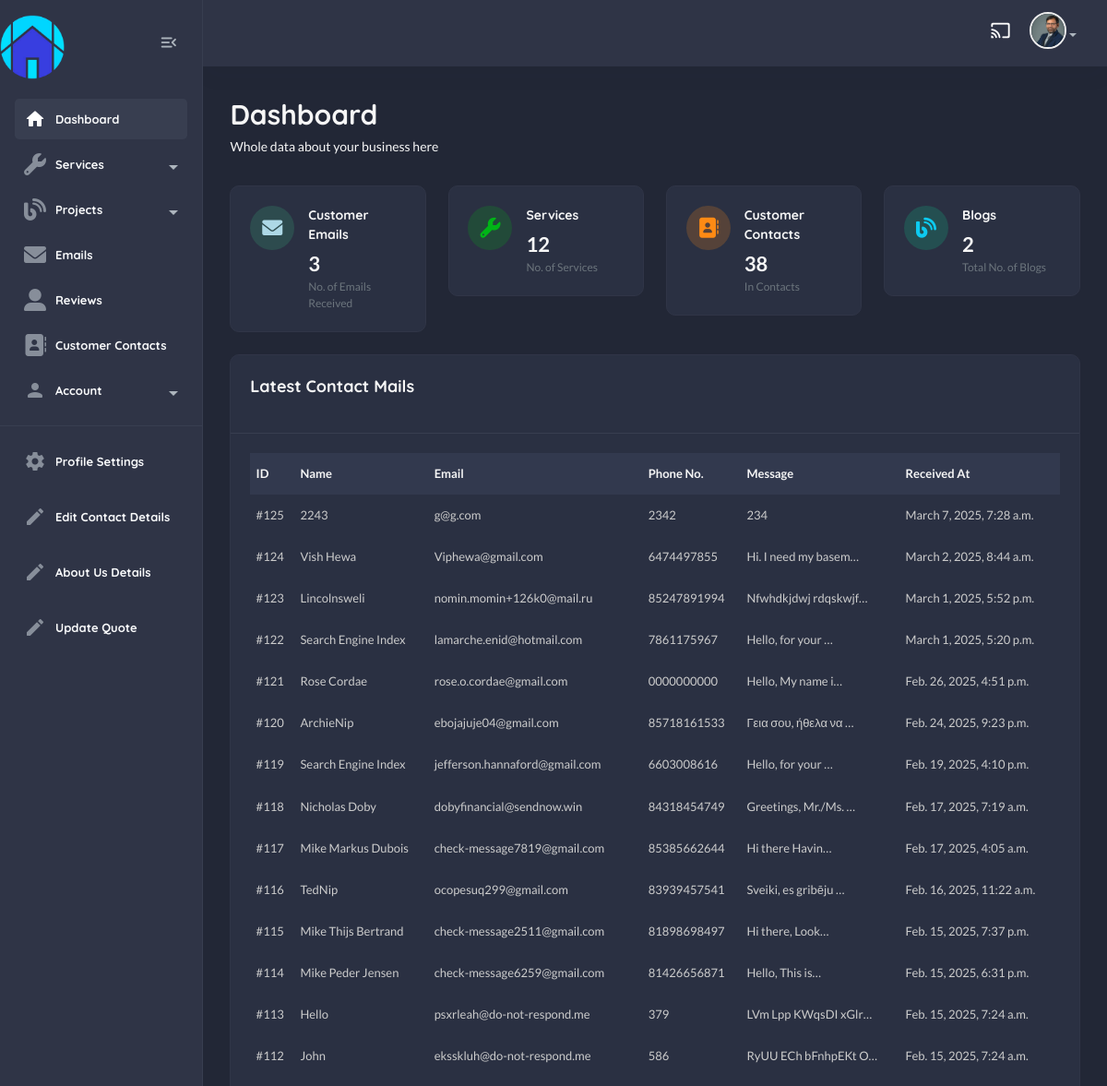
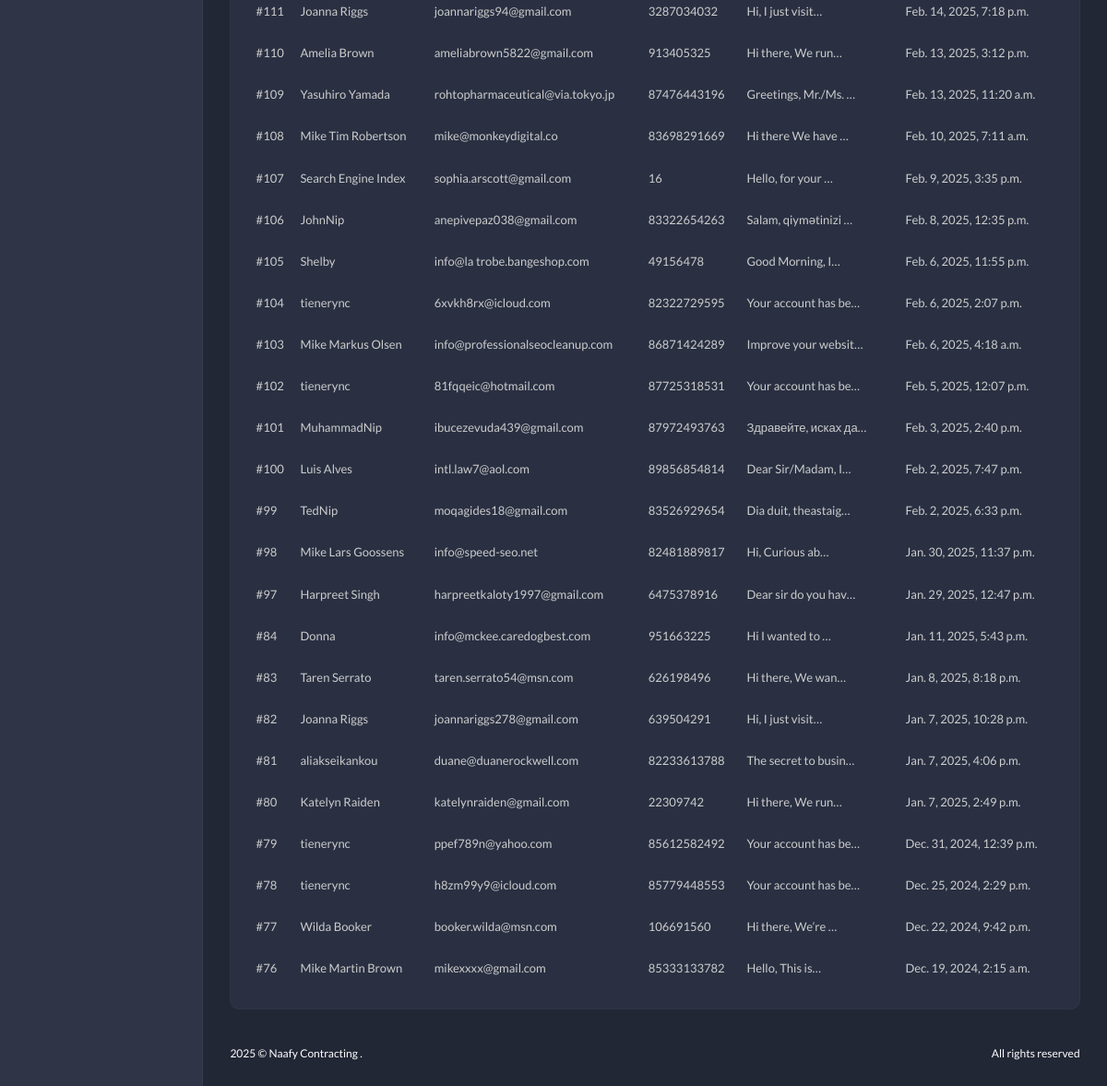
The page /useradmin/ (signed in) on the database its author committed (2 pictures, top to bottom).
### useradmin/models.py (models this page shows, shortened)
class Profile(models.Model):
    user = models.OneToOneField(User, on_delete=models.CASCADE)
    first_name = models.CharField(max_length=255, blank=True, null=True)
    last_name = models.CharField(max_length=255, blank=True, null=True)
    email = models.EmailField(max_length=255, blank=True, null=True)
    bio = models.TextField(default="This is My Bio!")
    address = models.CharField(max_length=255, blank=True, null=True)
    profile_image = models.ImageField(upload_to='profile_images/', blank=True, null=True)
    last_updated = models.DateTimeField(auto_now=True)

### contact/models.py (models this page shows, shortened)
class Contact(models.Model):
    name = models.CharField(max_length=100)
    email = models.EmailField(unique=True)
    phone_no = models.CharField(max_length=20, default="+123 456 7890")
    message = models.TextField()
    submitted_at = models.DateTimeField(auto_now_add=True)
    responded = models.BooleanField(default=False)

### useradmin/views.py (the view)
# urls.py: path("", views.dashboard_view, name="dashboard"),
@login_required
def dashboard_view(request):
    contacts = Contact.objects.all().order_by("-id")
    emails = Email.objects.all()
    services = Service.objects.all()
    blogs = Blog.objects.all()
    context = {
        "contacts" : contacts,
        "emails" : emails,
        "services" : services,
        "blogs" : blogs,
    }
    return render(request, "useradmin/dashboard.html", context)

### home/context_processors.py (called while the page is built)
def default(request):
    contact_details = ContactDetails.objects.first()
    return {
        "contact_details" : contact_details,
    }

### templates/useradmin/dashboard.html (shortened to what this page needs)
{% extends "useradmin/base.html" %}
    {% load static %}
        {% block content %}
            <section class="content-main">
                <div class="content-header">
                    <div>
                        <h2 class="content-title card-title">Dashboard</h2>
                        <p>Whole data about your business here</p>
                    </div>
                </div>
                <div class="row">
                    <div class="col-lg-3">
                        <div class="card card-body mb-4">
                            <article class="icontext">
                                <span class="icon icon-sm rounded-circle bg-primary-light"><i class="text-primary fas fa-envelope"></i></span>
                                <div class="text">
                                    <h6 class="mb-1 card-title">Customer Emails</h6>
                                    <span>{{emails.count}}</span>
                                    <span class="text-sm"> No. of Emails Received </span>
                                </div>
                            </article>
                        </div>
                    </div>
                    <div class="col-lg-3">
                        <div class="card card-body mb-4">
                            <article class="icontext">
                                <span class="icon icon-sm rounded-circle bg-success-light"><i class="text-success fas fa-wrench"></i></span>
                                <div class="text">
                                    <h6 class="mb-1 card-title">Services</h6>
                                    <span>{{services.count}}</span>
                                    <span class="text-sm"> No. of Services </span>
                                </div>
                            </article>
                        </div>
                    </div>
                    <div class="col-lg-3">
                        <div class="card card-body mb-4">
                            <article class="icontext">
                                <span class="icon icon-sm rounded-circle bg-warning-light"><i class="text-warning fas fa-address-book"></i></span>
                                <div class="text">
                                    <h6 class="mb-1 card-title">Customer Contacts</h6>
                                    <span>{{contacts.count}}</span>
                                    <span class="text-sm"> In {{categories.count}} Contacts </span>
                                </div>
                            </article>
                        </div>
                    </div>
                    <div class="col-lg-3">
                        <div class="card card-body mb-4">
                            <article class="icontext">
                                <span class="icon icon-sm rounded-circle bg-info-light"><i class="text-info fas fa-blog"></i></span>
                                <div class="text">
                                    <h6 class="mb-1 card-title">Blogs</h6>
                                    <span>{{blogs.count}}</span>
                                    <span class="text-sm"> Total No. of Blogs </span>
                                </div>
                            </article>
                        </div>
                    </div>
                </div>
                <div class="card mb-4">
                    <header class="card-header">
                        <h4 class="card-title">Latest Contact Mails</h4>
                    </header>
                    <div class="card-body">
                        <div class="table-responsive">
                            <div class="table-responsive">
                                <table class="table align-middle table-nowrap mb-0">
                                    <thead class="table-light">
                                        <tr>
                                            <th class="align-middle" scope="col">ID</th>
                                            <th class="align-middle" scope="col">Name</th>
                                            <th class="align-middle" scope="col">Email</th>
                                            <th class="align-middle" scope="col">Phone No.</th>
                                            <th class="align-middle" scope="col">Message</th>
                                            <th class="align-middle" scope="col">Received At</th>
                                        </tr>
                                    </thead>
                                    <tbody>
                                        {% for c in contacts %}
                                            <tr>
                                                <td><aclass="fw-bold">#{{c.id}}</aclass=></td>
                                                <td>{{c.name}}</td>
                                                <td>{{c.email}}</td>
                                                <td>{{c.phone_no}}</td>
                                                <td>{{c.message|truncatechars:20}}</td>
                                                <td>{{c.submitted_at}}</td>
                                            </tr>
                                        {% endfor %}
                                    </tbody>
                                </table>
                            </div>
                        </div>
                    </div>
                </div>
            </section>
        {% endblock content%}

### templates/useradmin/base.html (shortened to what this page needs)
{% load static %}
<!DOCTYPE html>
<html lang="en">
    <head>
        <link href="{% static 'assets1/css/main.css' %}" rel="stylesheet" type="text/css" />
        <link rel="stylesheet" href="https://use.fontawesome.com/releases/v5.15.4/css/all.css">
        <link rel="stylesheet" href="{% static 'css/custom.css' %}" type="text/css">
        <link rel="stylesheet" href="https://cdnjs.cloudflare.com/ajax/libs/font-awesome/6.0.0/css/all.min.css">
    </head>
    <body class="dark">
        <aside class="navbar-aside" id="offcanvas_aside">
            <div class="d-flex justify-content-center align-items-center">
                <a href="{% url 'home:home' %}" target="_blank" class="brand-wrap">
                    <img src="{% static 'img/logo.png' %}" class="logo mr-100 mt-3" width="70px" alt="Naafy Dashboard" />
                </a>
                <div class="mx-3">
                    <button class="btn btn-icon btn-aside-minimize">
                        <i class="text-muted material-icons md-menu_open"></i>
                    </button>
                </div>
            </div>
            <nav>
                <ul class="menu-aside">
                    <li class="menu-item {% url 'useradmin:dashboard' as dashboard_url %} {% if request.path == dashboard_url %}active{% endif %}">
                        <a class="menu-link" href="{% url 'useradmin:dashboard' %}">
                            <i class="icon material-icons md-home"></i>
                            <span class="text">Dashboard</span>
                        </a>
                    </li>
                    <li class="menu-item has-submenu">
                        <a class="menu-link" href="#">
                            <i class="icon fas fa-wrench"></i>
                            <span class="text">Services</span>
                        </a>
                    </li>
                    <li class="menu-item has-submenu">
                        <a class="menu-link" href="#">
                            <i class="icon fas fa-blog"></i>
                            <span class="text">Projects</span>
                        </a>
                    </li>
                    <li class="menu-item {% url 'useradmin:email-list' as email_list_url %} {% if request.path == email_list_url %}active{% endif %}">
                        <a class="menu-link" href="{% url 'useradmin:email-list' %}">
                            <i class="icon fas fa-envelope"></i>
                            <span class="text">Emails</span>
                        </a>
                    </li>
                    <li class="menu-item {% url 'useradmin:reviews-list' as reviews_list_url %} {% if request.path == reviews_list_url %}active{% endif %}">
                        <a class="menu-link" href="{% url 'useradmin:reviews-list' %}">
                            <i class="icon fas fa-user-alt"></i>
                            <span class="text">Reviews</span>
                        </a>
                    </li>
                    <li class="menu-item {% url 'useradmin:contact-list' as contact_list_url %} {% if request.path == contact_list_url %}active{% endif %}">
                        <a class="menu-link" href="{% url 'useradmin:contact-list' %}">
                            <i class="icon fas fa-address-book"></i>
                            <span class="text">Customer Contacts</span>
                        </a>
                    </li>
                        <li class="menu-item has-submenu">
                            <a class="menu-link">
                                <i class="icon material-icons md-person"></i>
                                <span class="text">Account</span>
                            </a>
                </ul>
                <hr />
                <ul class="menu-aside">
                    <li class="menu-item">
                        <a class="menu-link" href="{% url "useradmin:profile" %}">
                            <i class="icon material-icons md-settings"></i>
                            <span class="text">Profile Settings</span>
                        </a>
                    </li>
                </ul>
                <ul class="menu-aside">
                    <li class="menu-item">
                        <a class="menu-link" href="{% url "useradmin:contact-details" %}">
                            <i class="icon material-icons md-edit"></i>
                            <span class="text">Edit Contact Details</span>
                        </a>
                    </li>
                </ul>
                <ul class="menu-aside">
                    <li class="menu-item">
                        <a class="menu-link" href="{% url "useradmin:about-us" %}">
                            <i class="icon material-icons md-edit"></i>
                            <span class="text">About Us Details</span>
                        </a>
                    </li>
                </ul>
                <ul class="menu-aside">
                    <li class="menu-item">
                        <a class="menu-link" href="{% url "useradmin:quote-view" %}">
                            <i class="icon material-icons md-edit"></i>
                            <span class="text">Update Quote</span>
                        </a>
                    </li>
                </ul>
                <br />
                <br />
            </nav>
        </aside>
        <main class="main-wrap">
            <header class="main-header navbar">
                <div class="col-nav ms-auto">
                    <ul class="nav ms-auto">
                        <li class="nav-item">
                            <a href="#" class="requestfullscreen nav-link btn-icon"><i class="material-icons md-cast"></i></a>
                        </li>
                        <li class="dropdown nav-item">
                            {% if request.user.profile.profile_image %}
                            <a class="dropdown-toggle" data-bs-toggle="dropdown" href="#" id="dropdownAccount" aria-expanded="false"> <img class="img-xs rounded-circle" src="{{request.user.profile.profile_image.url}}" alt="User" /></a>
                            {% endif %}
                        </li>
                    </ul>
                </div>
            </header>
            {% block content %}
            {% endblock content %}
            <footer class="main-footer font-xs">
                <div class="row pb-30 pt-15">
                    <div class="col-sm-6">
                        &copy; Naafy Contracting .
                    </div>
                    <div class="col-sm-6">
                        <div class="text-sm-end">All rights reserved</div>
                    </div>
                </div>
            </footer>
        </main>
    </body>
</html>

### rows shown on the page
Contact: id "125", name "2243", email "g@g.com", phone_no "2342", message "234", submitted_at "March 7, 2025, 7:28 a.m."
Contact: id "124", name "Vish Hewa", email "Viphewa@gmail.com", phone_no "6474497855", message "Hi. I need my basem…", submitted_at "March 2, 2025, 8:44 a.m."
Contact: id "123", name "Lincolnsweli", email "nomin.momin+126k0@mail.ru", phone_no "85247891994", message "Nfwhdkjdwj rdqskwjf…", submitted_at "March 1, 2025, 5:52 p.m."
Contact: id "122", name "Search Engine Index", email "lamarche.enid@hotmail.com", phone_no "7861175967", message "Hello, for your …", submitted_at "March 1, 2025, 5:20 p.m."
Contact: id "121", name "Rose Cordae", email "rose.o.cordae@gmail.com", phone_no "0000000000", message "Hello, My name i…", submitted_at "Feb. 26, 2025, 4:51 p.m."
Contact: id "120", name "ArchieNip", email "ebojajuje04@gmail.com", phone_no "85718161533", message "Γεια σου, ήθελα να …", submitted_at "Feb. 24, 2025, 9:23 p.m."
Contact: id "119", name "Search Engine Index", email "jefferson.hannaford@gmail.com", phone_no "6603008616", message "Hello, for your …", submitted_at "Feb. 19, 2025, 4:10 p.m."
Contact: id "118", name "Nicholas Doby", email "dobyfinancial@sendnow.win", phone_no "84318454749", message "Greetings, Mr./Ms. …", submitted_at "Feb. 17, 2025, 7:19 a.m."
Contact: id "117", name "Mike Markus Dubois", email "check-message7819@gmail.com", phone_no "85385662644", message "Hi there Havin…", submitted_at "Feb. 17, 2025, 4:05 a.m."
Contact: id "116", name "TedNip", email "ocopesuq299@gmail.com", phone_no "83939457541", message "Sveiki, es gribēju …", submitted_at "Feb. 16, 2025, 11:22 a.m."
Contact: id "115", name "Mike Thijs Bertrand", email "check-message2511@gmail.com", phone_no "81898698497", message "Hi there, Look…", submitted_at "Feb. 15, 2025, 7:37 p.m."
Contact: id "114", name "Mike Peder Jensen", email "check-message6259@gmail.com", phone_no "81426656871", message "Hello, This is…", submitted_at "Feb. 15, 2025, 6:31 p.m."
Contact: id "113", name "Hello", email "psxrleah@do-not-respond.me", phone_no "379", message "LVm Lpp KWqsDI xGlr…", submitted_at "Feb. 15, 2025, 7:24 a.m."
Contact: id "112", name "John", email "eksskluh@do-not-respond.me", phone_no "586", message "RyUU ECh bFnhpEKt O…", submitted_at "Feb. 15, 2025, 7:24 a.m."
Contact: id "111", name "Joanna Riggs", email "joannariggs94@gmail.com", phone_no "3287034032", message "Hi, I just visit…", submitted_at "Feb. 14, 2025, 7:18 p.m."
Contact: id "110", name "Amelia Brown", email "ameliabrown5822@gmail.com", phone_no "913405325", message "Hi there, We run…", submitted_at "Feb. 13, 2025, 3:12 p.m."
Contact: id "109", name "Yasuhiro Yamada", email "rohtopharmaceutical@via.tokyo.jp", phone_no "87476443196", message "Greetings, Mr./Ms. …", submitted_at "Feb. 13, 2025, 11:20 a.m."
Contact: id "108", name "Mike Tim Robertson", email "mike@monkeydigital.co", phone_no "83698291669", message "Hi there We have …", submitted_at "Feb. 10, 2025, 7:11 a.m."
Contact: id "107", name "Search Engine Index", email "sophia.arscott@gmail.com", phone_no "16", message "Hello, for your …", submitted_at "Feb. 9, 2025, 3:35 p.m."
Contact: id "106", name "JohnNip", email "anepivepaz038@gmail.com", phone_no "83322654263", message "Salam, qiymətinizi …", submitted_at "Feb. 8, 2025, 12:35 p.m."
Contact: id "105", name "Shelby", email "info@la trobe.bangeshop.com", phone_no "49156478", message "Good Morning, I…", submitted_at "Feb. 6, 2025, 11:55 p.m."
Contact: id "104", name "tienerync", email "6xvkh8rx@icloud.com", phone_no "82322729595", message "Your account has be…", submitted_at "Feb. 6, 2025, 2:07 p.m."
Contact: id "103", name "Mike Markus Olsen", email "info@professionalseocleanup.com", phone_no "86871424289", message "Improve your websit…", submitted_at "Feb. 6, 2025, 4:18 a.m."
Contact: id "102", name "tienerync", email "81fqqeic@hotmail.com", phone_no "87725318531", message "Your account has be…", submitted_at "Feb. 5, 2025, 12:07 p.m."
Contact: id "101", name "MuhammadNip", email "ibucezevuda439@gmail.com", phone_no "87972493763", message "Здравейте, исках да…", submitted_at "Feb. 3, 2025, 2:40 p.m."
Contact: id "100", name "Luis Alves", email "intl.law7@aol.com", phone_no "89856854814", message "Dear Sir/Madam, I…", submitted_at "Feb. 2, 2025, 7:47 p.m."
Contact: id "99", name "TedNip", email "moqagides18@gmail.com", phone_no "83526929654", message "Dia duit, theastaig…", submitted_at "Feb. 2, 2025, 6:33 p.m."
Contact: id "98", name "Mike Lars Goossens", email "info@speed-seo.net", phone_no "82481889817", message "Hi, Curious ab…", submitted_at "Jan. 30, 2025, 11:37 p.m."
Contact: id "97", name "Harpreet Singh", email "harpreetkaloty1997@gmail.com", phone_no "6475378916", message "Dear sir do you hav…", submitted_at "Jan. 29, 2025, 12:47 p.m."
Contact: id "84", name "Donna", email "info@mckee.caredogbest.com", phone_no "951663225", message "Hi I wanted to …", submitted_at "Jan. 11, 2025, 5:43 p.m."
Contact: id "83", name "Taren Serrato", email "taren.serrato54@msn.com", phone_no "626198496", message "Hi there, We wan…", submitted_at "Jan. 8, 2025, 8:18 p.m."
Contact: id "82", name "Joanna Riggs", email "joannariggs278@gmail.com", phone_no "639504291", message "Hi, I just visit…", submitted_at "Jan. 7, 2025, 10:28 p.m."
Contact: id "81", name "aliakseikankou", email "duane@duanerockwell.com", phone_no "82233613788", message "The secret to busin…", submitted_at "Jan. 7, 2025, 4:06 p.m."
Contact: id "80", name "Katelyn Raiden", email "katelynraiden@gmail.com", phone_no "22309742", message "Hi there, We run…", submitted_at "Jan. 7, 2025, 2:49 p.m."
Contact: id "79", name "tienerync", email "ppef789n@yahoo.com", phone_no "85612582492", message "Your account has be…", submitted_at "Dec. 31, 2024, 12:39 p.m."
Contact: id "78", name "tienerync", email "h8zm99y9@icloud.com", phone_no "85779448553", message "Your account has be…", submitted_at "Dec. 25, 2024, 2:29 p.m."
Contact: id "77", name "Wilda Booker", email "booker.wilda@msn.com", phone_no "106691560", message "Hi there, We’re …", submitted_at "Dec. 22, 2024, 9:42 p.m."
Contact: id "76", name "Mike Martin Brown", email "mikexxxx@gmail.com", phone_no "85333133782", message "Hello, This is…", submitted_at "Dec. 19, 2024, 2:15 a.m."

### other values the page prints
{{ emails.count }} "3"
{{ services.count }} "12"
{{ contacts.count }} "38"
{{ blogs.count }} "2"
